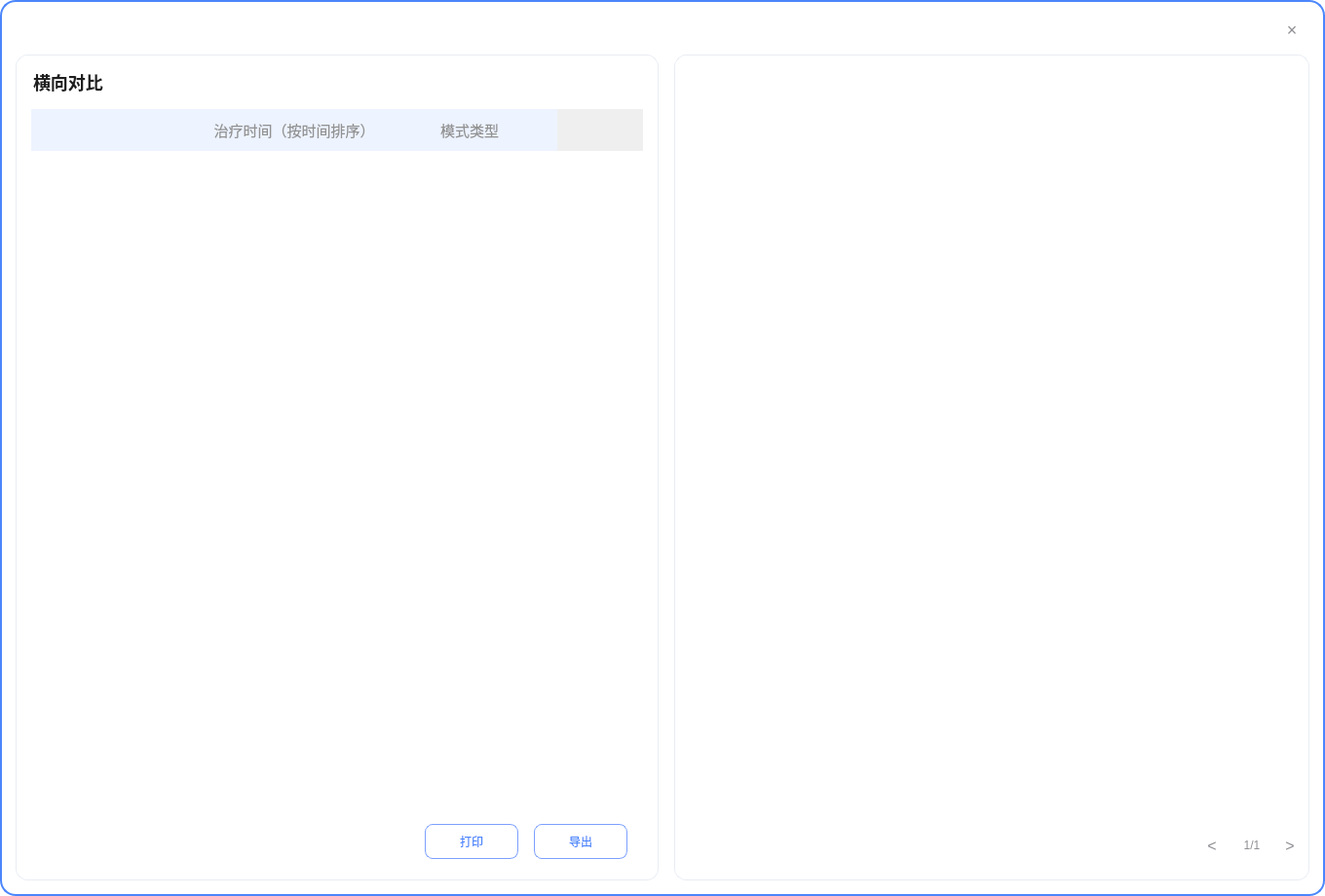
<?xml version="1.0" encoding="UTF-8"?>
<ui version="4.0">
 <class>Form</class>
 <widget class="QWidget" name="Form">
  <property name="geometry">
   <rect>
    <x>0</x>
    <y>0</y>
    <width>1360</width>
    <height>920</height>
   </rect>
  </property>
  <property name="minimumSize">
   <size>
    <width>1360</width>
    <height>920</height>
   </size>
  </property>
  <property name="styleSheet">
   <string notr="true">QWidget#Form {
	background-color: #FFFFFF;
	border: 2px solid #4B86FC;
	border-radius: 16px;
}</string>
  </property>
  <widget class="QPushButton" name="pushButton_close">
   <property name="geometry">
    <rect>
     <x>1308</x>
     <y>12</y>
     <width>36</width>
     <height>36</height>
    </rect>
   </property>
   <property name="styleSheet">
    <string notr="true">QPushButton {
	border: none;
	background: transparent;
	color: #8E8E93;
	font-size: 18px;
}</string>
   </property>
   <property name="text">
    <string>×</string>
   </property>
  </widget>
  <widget class="QFrame" name="frame_left">
   <property name="geometry">
    <rect>
     <x>16</x>
     <y>56</y>
     <width>660</width>
     <height>848</height>
    </rect>
   </property>
   <property name="styleSheet">
    <string notr="true">QFrame#frame_left {
	background: #FFFFFF;
	border: 1px solid #E8ECF3;
	border-radius: 12px;
}</string>
   </property>
   <widget class="QLabel" name="label_left_title">
    <property name="geometry">
     <rect>
      <x>18</x>
      <y>14</y>
      <width>120</width>
      <height>28</height>
     </rect>
    </property>
    <property name="styleSheet">
     <string notr="true">color: #1F1F1F; font-size: 18px; font-weight: 600; border: none;</string>
    </property>
    <property name="text">
     <string>横向对比</string>
    </property>
   </widget>
   <widget class="QTableWidget" name="tableWidget_compare_records">
    <property name="geometry">
     <rect>
      <x>16</x>
      <y>56</y>
      <width>628</width>
      <height>716</height>
     </rect>
    </property>
    <property name="styleSheet">
     <string notr="true">QTableWidget {
	border: none;
	background: transparent;
}
QHeaderView::section {
	background: #EDF3FF;
	color: #929292;
	border: none;
	padding: 8px;
	font-size: 15px;
}
QTableWidget::item {
	border: none;
	padding: 8px;
}
QTableWidget::item:selected {
	background: #EEF4FF;
	color: #4B86FC;
}</string>
    </property>
    <property name="editTriggers">
     <set>QAbstractItemView::NoEditTriggers</set>
    </property>
    <property name="selectionBehavior">
     <enum>QAbstractItemView::SelectRows</enum>
    </property>
    <property name="selectionMode">
     <enum>QAbstractItemView::SingleSelection</enum>
    </property>
    <property name="showGrid">
     <bool>false</bool>
    </property>
    <attribute name="verticalHeaderVisible">
     <bool>false</bool>
    </attribute>
    <attribute name="horizontalHeaderDefaultSectionSize">
     <number>180</number>
    </attribute>
    <attribute name="verticalHeaderDefaultSectionSize">
     <number>50</number>
    </attribute>
    <column>
     <property name="text">
      <string/>
     </property>
    </column>
    <column>
     <property name="text">
      <string>治疗时间（按时间排序）</string>
     </property>
    </column>
    <column>
     <property name="text">
      <string>模式类型</string>
     </property>
    </column>
   </widget>
   <widget class="QPushButton" name="pushButton_print">
    <property name="geometry">
     <rect>
      <x>420</x>
      <y>790</y>
      <width>96</width>
      <height>36</height>
     </rect>
    </property>
    <property name="styleSheet">
     <string notr="true">QPushButton {
	background: #FFFFFF;
	border: 1px solid #7CA0FF;
	border-radius: 8px;
	color: #4B86FC;
}
QPushButton:hover { background: #EEF4FF; }</string>
    </property>
    <property name="text">
     <string>打印</string>
    </property>
   </widget>
   <widget class="QPushButton" name="pushButton_export">
    <property name="geometry">
     <rect>
      <x>532</x>
      <y>790</y>
      <width>96</width>
      <height>36</height>
     </rect>
    </property>
    <property name="styleSheet">
     <string notr="true">QPushButton {
	background: #FFFFFF;
	border: 1px solid #7CA0FF;
	border-radius: 8px;
	color: #4B86FC;
}
QPushButton:hover { background: #EEF4FF; }</string>
    </property>
    <property name="text">
     <string>导出</string>
    </property>
   </widget>
  </widget>
  <widget class="QFrame" name="frame_right">
   <property name="geometry">
    <rect>
     <x>692</x>
     <y>56</y>
     <width>652</width>
     <height>848</height>
    </rect>
   </property>
   <property name="styleSheet">
    <string notr="true">QFrame#frame_right {
	background: #FFFFFF;
	border: 1px solid #E8ECF3;
	border-radius: 12px;
}</string>
   </property>
   <widget class="QTextBrowser" name="textBrowser_report">
    <property name="geometry">
     <rect>
      <x>16</x>
      <y>16</y>
      <width>620</width>
      <height>768</height>
     </rect>
    </property>
    <property name="styleSheet">
     <string notr="true">QTextBrowser {
	border: none;
	background: #FFFFFF;
	padding: 4px;
}</string>
    </property>
   </widget>
   <widget class="QPushButton" name="pushButton_prev">
    <property name="geometry">
     <rect>
      <x>536</x>
      <y>798</y>
      <width>32</width>
      <height>28</height>
     </rect>
    </property>
    <property name="styleSheet">
     <string notr="true">QPushButton { border: none; background: transparent; color: #8E8E93; font-size: 16px; }</string>
    </property>
    <property name="text">
     <string>&lt;</string>
    </property>
   </widget>
   <widget class="QLabel" name="label_page_info">
    <property name="geometry">
     <rect>
      <x>572</x>
      <y>798</y>
      <width>42</width>
      <height>28</height>
     </rect>
    </property>
    <property name="styleSheet">
     <string notr="true">color: #8E8E93; border: none;</string>
    </property>
    <property name="text">
     <string>1/1</string>
    </property>
    <property name="alignment">
     <set>Qt::AlignCenter</set>
    </property>
   </widget>
   <widget class="QPushButton" name="pushButton_next">
    <property name="geometry">
     <rect>
      <x>616</x>
      <y>798</y>
      <width>32</width>
      <height>28</height>
     </rect>
    </property>
    <property name="styleSheet">
     <string notr="true">QPushButton { border: none; background: transparent; color: #8E8E93; font-size: 16px; }</string>
    </property>
    <property name="text">
     <string>&gt;</string>
    </property>
   </widget>
  </widget>
 </widget>
 <resources>
  <include location="resources.qrc"/>
 </resources>
 <connections/>
</ui>
